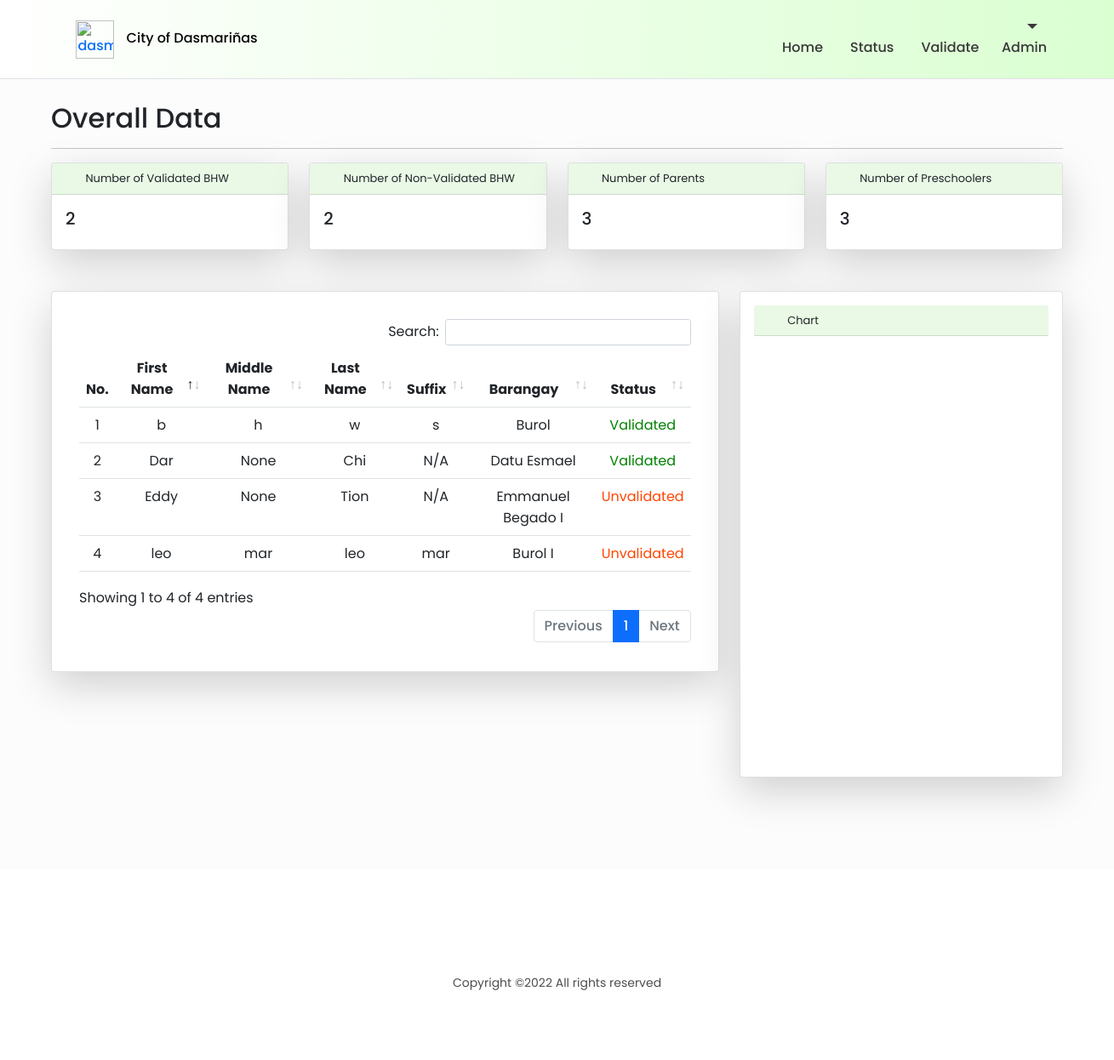
Before: /ahome (signed in) with the older database file.
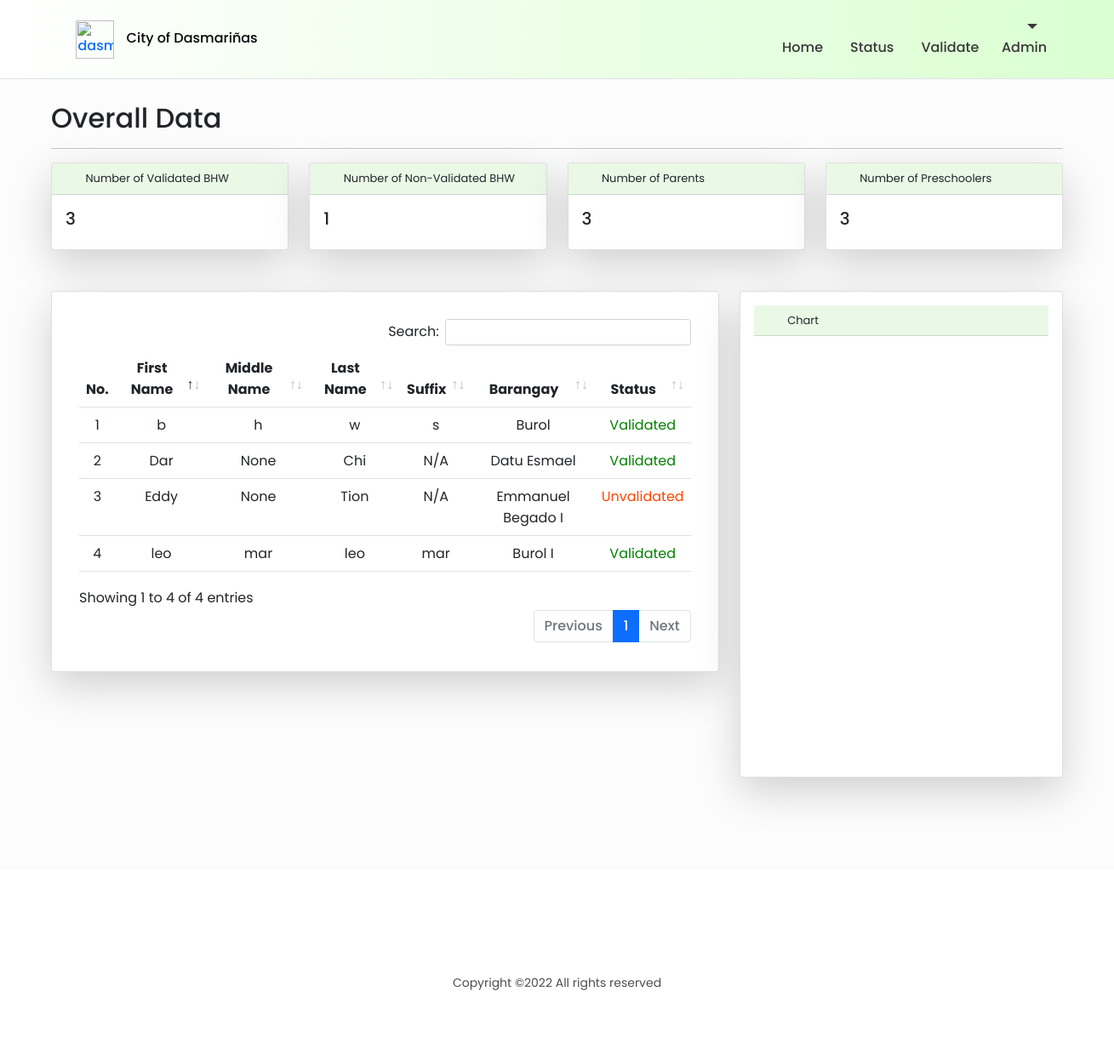
After: the same page with the newer database file.
### profilingApp/models.py (models this page shows, shortened)
class BarangayHealthWorker(Model):
    BARANGAYS = [('Select Barangay', 'Select Barangay'),
                 ('Burol', 'Burol'),
                 ('Burol I', 'Burol I'),
                 ('Burol II', 'Burol II'),
                 ('Burol III', 'Burol III'),
                 ('Datu Esmael', 'Datu Esmael'),
                 ('Emmanuel Begado I', 'Emmanuel Begado I'),
                 ('Emmanuel Begado II', 'Emmanuel Begado II'),]
    user = models.OneToOneField(CustomUser, on_delete=CASCADE, primary_key=True)
    is_validated = models.BooleanField(default=False)
    bhw_barangay = models.CharField(max_length=100, choices=BARANGAYS, default='Select Barangay')

class CustomUser(AbstractUser):
    USER_TYPE = [('Choose User Type', 'Choose User Type'),
                 ('Admin', 'Administrator'),
                 ('BHW', 'Barangay Health Worker'),
                 ('P/G', 'Parent/Guardian')]
    username = None
    email = models.EmailField(_('email address'), unique=True)
    user_type = models.CharField(max_length=100, choices=USER_TYPE, default='Choose User Type')
    middle_name = models.CharField(max_length=100, null=True)
    suffix_name = models.CharField(max_length=100, default='N/A')
    phone_num = models.CharField(max_length=100, null=True)
    USERNAME_FIELD = 'email'
    REQUIRED_FIELDS = []
    objects = CustomUserManager()

### profilingApp/views.py (the view)
# urls.py: path('ahome', views.admin_home, name='admin_home'),
@login_required(login_url='login_registration')
def admin_home(request):
    all_bhw = BarangayHealthWorker.objects.all()
    validated_status = BarangayHealthWorker.objects.filter(is_validated=True).count()
    invalidated_status = BarangayHealthWorker.objects.filter(is_validated=False).count()
    parent_count = Parent.objects.all().count()
    preschooler_count = Preschooler.objects.all().count()
    count_list = [validated_status, invalidated_status, parent_count, preschooler_count]
    data_json = dumps(count_list)
    context = { 'bhws' : all_bhw,
                'validated_count' : validated_status,
                'invalidated_count' : invalidated_status,
                'parent_count' : parent_count,
                'preschooler_count' : preschooler_count,
                'count_data' : data_json }
    return render(request, 'activities/Admin Home.html', context)

### profilingApp/templates/activities/Admin Home.html (shortened to what the changed rows need)
{% load static %}
<html lang="en">
<head>
    <link rel="stylesheet" href="{% static '/CSS/DataTables/datatables.min.css' %}">
    <link rel="stylesheet" href="{% static '/CSS/styles.css' %}">
    <link rel="stylesheet" href="{% static '/CSS/font-awesome/css/all.min.css' %}">
    <link rel="stylesheet" href="{% static '/CSS/css/bootstrap.min.css' %}">
</head>
<body>
{% block dashboard%}
    <div id="grid" class="container-fluid" style="background-color: rgb(252, 252, 252);">
        <div class="container-grid">
            <h2 style="text-align:left;">Overall Data</h2>
            <div class="row">
                <div class="col-xl-3 col-md-4">
                    <div class="card shadow-lg bg-white rounded">
                        <div class="card-body">
                            <h5 class="card-title">{{ validated_count }}</h5>
                        </div>
                    </div>
                </div>
                <div class="col-xl-3 col-md-4">
                    <div class="card shadow-lg bg-white rounded">
                        <div class="card-body">
                            <h5 class="card-title">{{ invalidated_count }}</h5>
                        </div>
                    </div>
                </div>
            </div>
            <div class="row">
                <div class="col-xl-8">
                    <div class="card shadow-lg p-3 mb-5 bg-white rounded">
                        <div class="card-body">
                            <div class="table-responsive">
                                <table class="table table-hover table-cell-border" id="user_list">
                                    <thead>
                                        <tr>
                                            <th scope="col" class="text-center">No.</th>
                                            <th scope="col" class="text-center">First Name</th>
                                            <th scope="col" class="text-center">Middle Name</th>
                                            <th scope="col" class="text-center">Last Name</th>
                                            <th scope="col" class="text-center">Suffix</th>
                                            <th scope="col" class="text-center">Barangay</th>
                                            <th scope="col" class="text-center">Status</th>
                                        </tr>
                                    </thead>
                                    <tbody>
                                        {% for bhw in bhws %}
                                        <tr>
                                            <td class="text-center"></td>
                                            <td class="text-center">{{ bhw.user.first_name }}</td>
                                            <td class="text-center">{{ bhw.user.middle_name }}</td>
                                            <td class="text-center">{{ bhw.user.last_name }}</td>
                                            <td class="text-center">{{ bhw.user.suffix_name }}</td>
                                            <td class="text-center">{{ bhw.bhw_barangay}}</td>
                                            {% if bhw.is_validated is True %}
                                                <td class="text-center" style="color: green;">Validated</td>
                                            {% else %}
                                                <td class="text-center" style="color: orangered;">Unvalidated</td>
                                            {% endif %}
                                        </tr>
                                        {% endfor %}
                                    </tbody>
                                </table>
                            </div>
                        </div>
                    </div>
                </div>
            </div>
        </div>
  </div>
{% endblock %}
<script>
    // Set new default font family and font color to mimic Bootstrap's default styling
    Chart.defaults.global.defaultFontFamily = '-apple-system,system-ui,BlinkMacSystemFont,"Segoe UI",Roboto,"Helvetica Neue",Arial,sans-serif';
    Chart.defaults.global.defaultFontColor = '#292b2c';
    // Pie Chart Example
    var data_count = JSON.parse('{{ count_data|escapejs }}')
    var ctx = document.getElementById("myPieChart");
    var myPieChart = new Chart(ctx, {
    type: 'polarArea',
    data: {
        labels: ["Validated", "Invalidated", "Parent", "Preschooler"],
        datasets: [{
        data: data_count,
        backgroundColor: ['#dc3545', '#ffc107', '#28a745'],
        }],
    },
    });
</script>
</body>
</html>

Changed rows visible on the page:
changed BarangayHealthWorker "Burol I": is_validated "Unvalidated" → "Validated"
Other visible differences:
{{ validated_count }}: "2" → "3"
{{ invalidated_count }}: "2" → "1"
